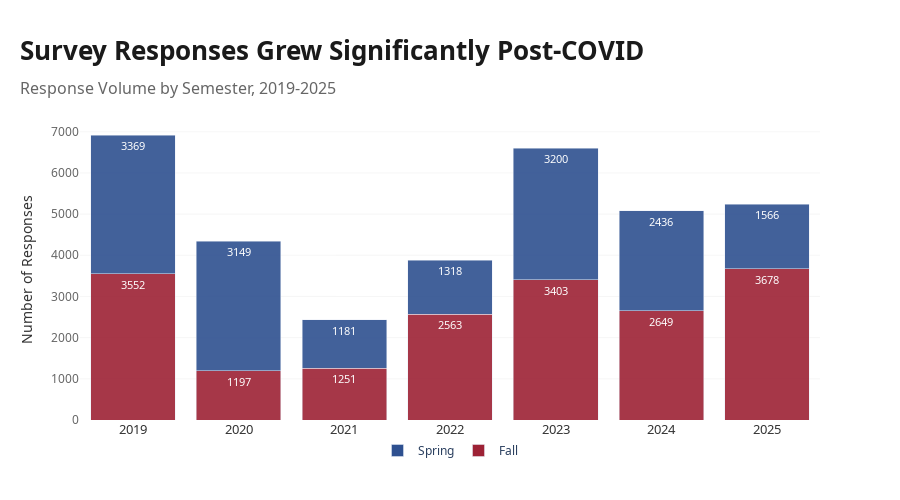

The notebook cell this image was saved under:
### Code cell
semester_year_counts = consolidated_df.groupby(['Year', 'Semester']).size().reset_index(name='Responses')
semester_year_pivot = semester_year_counts.pivot(index='Year', columns='Semester', values='Responses').fillna(0)

fig1 = go.Figure()

fig1.add_trace(go.Bar(
    x=semester_year_pivot.index,
    y=semester_year_pivot['Fall'],
    name='Fall',
    marker=dict(color='#9D2235', opacity=0.9),
    text=semester_year_pivot['Fall'].astype(int),
    textposition='inside',
    textfont=dict(family='Noto Sans, sans-serif', size=11, color='white')
))

fig1.add_trace(go.Bar(
    x=semester_year_pivot.index,
    y=semester_year_pivot['Spring'],
    name='Spring',
    marker=dict(color='#2E5090', opacity=0.9),
    text=semester_year_pivot['Spring'].astype(int),
    textposition='inside',
    textfont=dict(family='Noto Sans, sans-serif', size=11, color='white')
))

fig1.update_layout(
    title=dict(
        text='<b>Survey Responses Grew Significantly Post-COVID</b><br><span style="font-size:16px; color:#666666; font-weight:500">Response Volume by Semester, 2019-2025</span>',
        font=dict(family='Noto Sans, sans-serif', size=26, color='#1a1a1a'),
        x=0,
        xanchor='left',
        pad=dict(l=20)
    ),
    xaxis=dict(
        title='',
        tickfont=dict(family='Noto Sans, sans-serif', size=13, color='#333333'),
        showgrid=False
    ),
    yaxis=dict(
        title=dict(
            text='Number of Responses',
            font=dict(family='Noto Sans, sans-serif', size=14, color='#333333')
        ),
        tickfont=dict(family='Noto Sans, sans-serif', size=12, color='#666666'),
        showgrid=True,
        gridcolor='rgba(224, 224, 224, 0.3)'
    ),
    barmode='stack',
    plot_bgcolor='white',
    paper_bgcolor='white',
    height=500,
    margin=dict(l=80, r=80, t=120, b=80),
    legend=dict(
        font=dict(family='Noto Sans, sans-serif', size=12),
        orientation='h',
        yanchor='bottom',
        y=-0.15,
        xanchor='center',
        x=0.5
    )
)

fig1.show()

### Figure 1 — Plotly figure (JSON) as saved in the notebook; plotly's stock layout.template omitted (floating-point values rounded to 4 significant figures)
{"data": [{"marker": {"color": "#9D2235", "opacity": 0.9}, "name": "Fall", "text": [3552.0, 1197.0, 1251.0, 2563.0, 3403.0, 2649.0, 3678.0], "textfont": {"color": "white", "family": "Noto Sans, sans-serif", "size": 11}, "textposition": "inside", "type": "bar", "x": [2019, 2020, 2021, 2022, 2023, 2024, 2025], "y": [3552, 1197, 1251, 2563, 3403, 2649, 3678]}, {"marker": {"color": "#2E5090", "opacity": 0.9}, "name": "Spring", "text": [3369.0, 3149.0, 1181.0, 1318.0, 3200.0, 2436.0, 1566.0], "textfont": {"color": "white", "family": "Noto Sans, sans-serif", "size": 11}, "textposition": "inside", "type": "bar", "x": [2019, 2020, 2021, 2022, 2023, 2024, 2025], "y": [3369, 3149, 1181, 1318, 3200, 2436, 1566]}], "layout": {"barmode": "stack", "height": 500, "legend": {"font": {"family": "Noto Sans, sans-serif", "size": 12}, "orientation": "h", "x": 0.5, "xanchor": "center", "y": -0.15, "yanchor": "bottom"}, "margin": {"b": 80, "l": 80, "r": 80, "t": 120}, "paper_bgcolor": "white", "plot_bgcolor": "white", "title": {"font": {"color": "#1a1a1a", "family": "Noto Sans, sans-serif", "size": 26}, "pad": {"l": 20}, "text": "<b>Survey Responses Grew Significantly Post-COVID</b><br><span style=\"font-size:16px; color:#666666; font-weight:500\">Response Volume by Semester, 2019-2025</span>", "x": 0, "xanchor": "left"}, "xaxis": {"showgrid": false, "tickfont": {"color": "#333333", "family": "Noto Sans, sans-serif", "size": 13}, "title": {"text": ""}}, "yaxis": {"gridcolor": "rgba(224, 224, 224, 0.3)", "showgrid": true, "tickfont": {"color": "#666666", "family": "Noto Sans, sans-serif", "size": 12}, "title": {"font": {"color": "#333333", "family": "Noto Sans, sans-serif", "size": 14}, "text": "Number of Responses"}}}}
